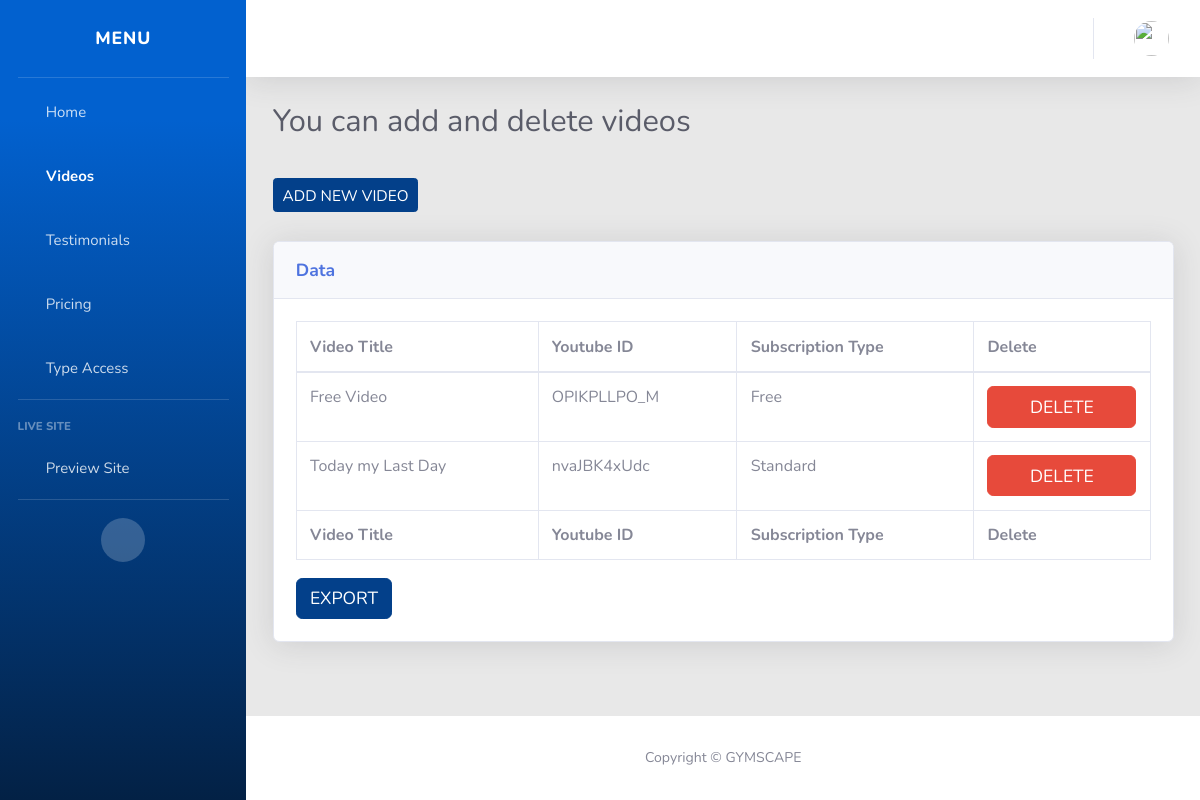
Screenshot of /addvideos/ (signed in) with the database file from the repository.
### SubsApp/models.py (models this page shows, shortened)
class Video(models.Model):
    title = models.CharField(max_length=100)
    ytId = models.CharField(max_length=1000)
    desc = models.CharField(max_length=100, default="")
    subType = models.ForeignKey(
        SubType, on_delete=models.CASCADE)

class SubType(models.Model):
    name = models.CharField(max_length=100)
    price = models.IntegerField()
    color = models.CharField(max_length=100)
    discountPrice = models.IntegerField(default=0)
    def __str__(self):
        return self.name

### SubsApp/views.py (the view, shortened to what this page needs)
# urls.py: path('addvideos/', views.AddVideo, name='AddVideo'),
def AddVideo(request):
    if request.user.is_staff:
        context = {
            "allVideos": Video.objects.all(),
            'year': SubType.objects.all()
        }
        return render(request, 'AddVideos.html', context)
    else:
        return HttpResponsePermanentRedirect(reverse('home'))

### templates/AddVideos.html (shortened to what this page needs)
{% extends 'Adminbase.html' %}
{% block content %}
<div class="container-fluid">
    <h2 class="h3 mb-2 text-gray-800">You can add and delete videos</h2>
    <br>
    <button type="button" class="btn btn-primary btn-sm" data-toggle="modal" data-backdrop="static"
        data-target="#exampleModalCenter">Add New Video</button>
    <br />
    <br />
    <div class="card shadow mb-4">
        <div class="card-header py-3">
            <h6 class="m-0 font-weight-bold text-primary">Data</h6>
        </div>
        <div class="card-body">
            <div class="table-responsive">
                <table class="table table-bordered display" id="example" width="100%" cellspacing="0">
                    <thead>
                        <tr>
                            <th>Video Title </th>
                            <th>Youtube ID</th>
                            <th>Subscription Type</th>
                            <th>Delete</th>
                        </tr>
                    </thead>
                    <tbody>
                        {% for video in allVideos %}
                        <tr>
                            <td>{{video.title}}</td>
                            <td>{{video.ytId}}</td>
                            <td>{{video.subType}}</td>
                            <td>
                                <form action="{% url 'DeleteVideo' video.id  %}" method="post"
                                    onSubmit="return confirm('Are you sure you wish to delete?');">
                                    <input type="submit" class='btn btn-danger' value="Delete">
                                </form>
                            </td>
                        </tr>
                        {% endfor %}
                    </tbody>
                    <tfoot>
                        <tr>
                            <th>Video Title </th>
                            <th>Youtube ID</th>
                            <th>Subscription Type</th>
                            <th>Delete</th>
                        </tr>
                    </tfoot>
                </table>
                <button title="Click here to download Excel Sheet" class="btn btn-primary"
                    onclick="exportTableToExcel([3],'example', 'Videos'+new Date().toJSON().slice(0,10).replace(/-/g,'/'))">
                    Export
                </button>
            </div>
        </div>
    </div>
</div>
</div>
{% endblock %}

### static/css/main.css (style rules this page uses)
html { -webkit-box-sizing: border-box; -moz-box-sizing: border-box; box-sizing: border-box; }
* { padding: 0; margin: 0; }
*, *:before, *:after { -webkit-box-sizing: inherit; -moz-box-sizing: inherit; box-sizing: inherit; }
body, h1, h2, h3, h4, h5, h6, blockquote, p, pre, dl, dd, ol, ul, figure, hr, fieldset, legend { margin: 0; padding: 0; }
table { border-collapse: collapse; border-spacing: 0; }
button { outline: none; background: none; border: none; }
body { font-family: "Open Sans", "Arial", "Helvetica Neue", sans-serif; font-weight: 400; font-size: 14px; }
h1, h2, h3, h4, h5, h6 { font-weight: 400; }
h2 { font-size: 30px; }
h6 { font-size: 13px; }
.btn { display: inline-block; line-height: 50px; padding: 0 50px; -webkit-transition: all 0.4s ease; -o-transition: all 0.4s ease; -moz-transition: all 0.4s ease; transition: all 0.4s ease; cursor: pointer; font-size: 15px; text-transform: uppercase; font-weight: 700; color: #fff; font-family: inherit; }
input { outline: none; margin: 0; border: none; -webkit-box-shadow: none; -moz-box-shadow: none; box-shadow: none; width: 100%; font-size: 14px; font-family: inherit; }
.card { -webkit-border-radius: 3px; -moz-border-radius: 3px; border-radius: 3px; background: #fff; }

### static/css/styles.css (style rules this page uses)
* { margin: 0; padding: 0; }
html { height: 100%; background:white ; background: -webkit-linear-gradient(to left, #6441A5, #2a0845); }
body { font-family: montserrat, arial, verdana; background: transparent; }
* { position: relative; margin: 0; padding: 0; box-sizing: border-box; }

### static/css/custom.css (style rules this page uses)
.btn-primary { color:#fff; background-color:#03408a; border-color:#03408a; }

### rows the page displays
Video: title "Free Video", ytId "OPIKPLLPO_M", subType "Free"
Video: title "Today my Last Day", ytId "nvaJBK4xUdc", subType "Standard"
